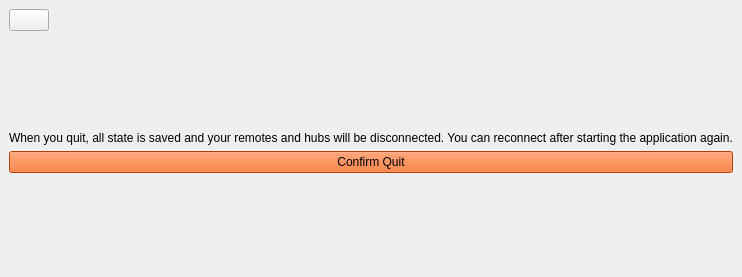
<?xml version="1.0" encoding="UTF-8"?>
<ui version="4.0">
 <class>AgentWindow</class>
 <widget class="QWidget" name="AgentWindow">
  <property name="geometry">
   <rect>
    <x>0</x>
    <y>0</y>
    <width>435</width>
    <height>277</height>
   </rect>
  </property>
  <property name="windowTitle">
   <string>OctoMY™ - Agent</string>
  </property>
  <property name="windowIcon">
   <iconset resource="../../libcore/resources/icons.qrc">
    <normaloff>:/icons/agent.svg</normaloff>:/icons/agent.svg</iconset>
  </property>
  <layout class="QGridLayout" name="gridLayout_3">
   <property name="leftMargin">
    <number>0</number>
   </property>
   <property name="topMargin">
    <number>0</number>
   </property>
   <property name="rightMargin">
    <number>0</number>
   </property>
   <property name="bottomMargin">
    <number>0</number>
   </property>
   <item row="0" column="0">
    <widget class="QStackedWidget" name="stackedWidget">
     <property name="sizePolicy">
      <sizepolicy hsizetype="Expanding" vsizetype="Expanding">
       <horstretch>0</horstretch>
       <verstretch>0</verstretch>
      </sizepolicy>
     </property>
     <property name="currentIndex">
      <number>5</number>
     </property>
     <widget class="QWidget" name="pageDelivery">
      <layout class="QGridLayout" name="gridLayout_5">
       <property name="leftMargin">
        <number>0</number>
       </property>
       <property name="topMargin">
        <number>0</number>
       </property>
       <property name="rightMargin">
        <number>0</number>
       </property>
       <property name="bottomMargin">
        <number>0</number>
       </property>
       <property name="spacing">
        <number>0</number>
       </property>
       <item row="0" column="0">
        <widget class="AgentDeliveryWizard" name="widgetDelivery" native="true"/>
       </item>
      </layout>
     </widget>
     <widget class="QWidget" name="pagePairing">
      <layout class="QVBoxLayout" name="verticalLayout_4">
       <item>
        <layout class="QHBoxLayout" name="horizontalLayout_2">
         <item>
          <widget class="QPushButton" name="pushButtonBack_3">
           <property name="text">
            <string/>
           </property>
           <property name="icon">
            <iconset resource="../../libcore/resources/icons.qrc">
             <normaloff>:/icons/arrow_left.svg</normaloff>:/icons/arrow_left.svg</iconset>
           </property>
          </widget>
         </item>
         <item>
          <spacer name="horizontalSpacer_4">
           <property name="orientation">
            <enum>Qt::Horizontal</enum>
           </property>
           <property name="sizeHint" stdset="0">
            <size>
             <width>40</width>
             <height>20</height>
            </size>
           </property>
          </spacer>
         </item>
        </layout>
       </item>
       <item>
        <widget class="PairingWizard" name="widgetPairing" native="true">
         <property name="sizePolicy">
          <sizepolicy hsizetype="Minimum" vsizetype="Expanding">
           <horstretch>0</horstretch>
           <verstretch>0</verstretch>
          </sizepolicy>
         </property>
        </widget>
       </item>
      </layout>
     </widget>
     <widget class="QWidget" name="pageHardware">
      <layout class="QVBoxLayout" name="verticalLayout_10">
       <item>
        <layout class="QHBoxLayout" name="horizontalLayout_5">
         <item>
          <widget class="QPushButton" name="pushButtonBack_6">
           <property name="text">
            <string/>
           </property>
           <property name="icon">
            <iconset resource="../../libcore/resources/icons.qrc">
             <normaloff>:/icons/arrow_left.svg</normaloff>:/icons/arrow_left.svg</iconset>
           </property>
          </widget>
         </item>
         <item>
          <spacer name="horizontalSpacer_7">
           <property name="orientation">
            <enum>Qt::Horizontal</enum>
           </property>
           <property name="sizeHint" stdset="0">
            <size>
             <width>40</width>
             <height>20</height>
            </size>
           </property>
          </spacer>
         </item>
        </layout>
       </item>
       <item>
        <widget class="HardwareWizard" name="widgetHardware" native="true">
         <property name="sizePolicy">
          <sizepolicy hsizetype="Expanding" vsizetype="Expanding">
           <horstretch>0</horstretch>
           <verstretch>0</verstretch>
          </sizepolicy>
         </property>
        </widget>
       </item>
      </layout>
     </widget>
     <widget class="QWidget" name="pageRunning">
      <layout class="QGridLayout" name="gridLayout_2">
       <property name="leftMargin">
        <number>0</number>
       </property>
       <property name="topMargin">
        <number>0</number>
       </property>
       <property name="rightMargin">
        <number>0</number>
       </property>
       <property name="bottomMargin">
        <number>0</number>
       </property>
       <property name="spacing">
        <number>0</number>
       </property>
       <item row="0" column="0">
        <widget class="QWidget" name="widget" native="true">
         <layout class="QVBoxLayout" name="verticalLayout_5">
          <item>
           <widget class="QWidget" name="widgetHamburgerMenu" native="true">
            <property name="contextMenuPolicy">
             <enum>Qt::ActionsContextMenu</enum>
            </property>
            <layout class="QVBoxLayout" name="verticalLayout_7">
             <property name="spacing">
              <number>0</number>
             </property>
             <property name="leftMargin">
              <number>0</number>
             </property>
             <property name="topMargin">
              <number>0</number>
             </property>
             <property name="rightMargin">
              <number>0</number>
             </property>
             <property name="bottomMargin">
              <number>0</number>
             </property>
             <item>
              <layout class="QHBoxLayout" name="horizontalLayout">
               <item>
                <spacer name="horizontalSpacer_2">
                 <property name="orientation">
                  <enum>Qt::Horizontal</enum>
                 </property>
                 <property name="sizeHint" stdset="0">
                  <size>
                   <width>40</width>
                   <height>20</height>
                  </size>
                 </property>
                </spacer>
               </item>
               <item>
                <widget class="QPushButton" name="pushButtonMenu">
                 <property name="text">
                  <string/>
                 </property>
                 <property name="icon">
                  <iconset resource="../../libcore/resources/icons.qrc">
                   <normaloff>:/icons/menu.svg</normaloff>:/icons/menu.svg</iconset>
                 </property>
                </widget>
               </item>
              </layout>
             </item>
            </layout>
           </widget>
          </item>
          <item>
           <widget class="QStackedWidget" name="stackedWidgetFaceOrConfig">
            <property name="currentIndex">
             <number>1</number>
            </property>
            <widget class="QWidget" name="pageFace">
             <layout class="QGridLayout" name="gridLayout_7">
              <item row="0" column="0">
               <widget class="FaceWidget" name="widgetFace" native="true">
                <property name="sizePolicy">
                 <sizepolicy hsizetype="Minimum" vsizetype="Expanding">
                  <horstretch>0</horstretch>
                  <verstretch>0</verstretch>
                 </sizepolicy>
                </property>
                <property name="minimumSize">
                 <size>
                  <width>0</width>
                  <height>0</height>
                 </size>
                </property>
               </widget>
              </item>
             </layout>
            </widget>
            <widget class="QWidget" name="pageConfig">
             <layout class="QGridLayout" name="gridLayout_8">
              <item row="1" column="1">
               <widget class="LightWidget" name="widgetDeliveryStatus" native="true">
                <property name="sizePolicy">
                 <sizepolicy hsizetype="Minimum" vsizetype="Minimum">
                  <horstretch>0</horstretch>
                  <verstretch>0</verstretch>
                 </sizepolicy>
                </property>
                <property name="minimumSize">
                 <size>
                  <width>30</width>
                  <height>30</height>
                 </size>
                </property>
               </widget>
              </item>
              <item row="2" column="0">
               <spacer name="horizontalSpacer_8">
                <property name="orientation">
                 <enum>Qt::Horizontal</enum>
                </property>
                <property name="sizeHint" stdset="0">
                 <size>
                  <width>40</width>
                  <height>20</height>
                 </size>
                </property>
               </spacer>
              </item>
              <item row="2" column="1">
               <widget class="LightWidget" name="widgetHardwareStatus" native="true">
                <property name="sizePolicy">
                 <sizepolicy hsizetype="Minimum" vsizetype="Minimum">
                  <horstretch>0</horstretch>
                  <verstretch>0</verstretch>
                 </sizepolicy>
                </property>
                <property name="minimumSize">
                 <size>
                  <width>30</width>
                  <height>30</height>
                 </size>
                </property>
               </widget>
              </item>
              <item row="2" column="2">
               <widget class="QPushButton" name="pushButtonConfigureHardware">
                <property name="toolTip">
                 <string>Configure controller, actuators and motor lobes of this Agent.</string>
                </property>
                <property name="text">
                 <string>Configure Hardware</string>
                </property>
               </widget>
              </item>
              <item row="2" column="3">
               <spacer name="horizontalSpacer_9">
                <property name="orientation">
                 <enum>Qt::Horizontal</enum>
                </property>
                <property name="sizeHint" stdset="0">
                 <size>
                  <width>40</width>
                  <height>20</height>
                 </size>
                </property>
               </spacer>
              </item>
              <item row="3" column="1">
               <widget class="LightWidget" name="widgetPairStatus" native="true">
                <property name="sizePolicy">
                 <sizepolicy hsizetype="Minimum" vsizetype="Minimum">
                  <horstretch>0</horstretch>
                  <verstretch>0</verstretch>
                 </sizepolicy>
                </property>
                <property name="minimumSize">
                 <size>
                  <width>30</width>
                  <height>30</height>
                 </size>
                </property>
               </widget>
              </item>
              <item row="3" column="2">
               <widget class="QPushButton" name="pushButtonPairWithControls">
                <property name="toolTip">
                 <string>Connect this Agent with controls.</string>
                </property>
                <property name="text">
                 <string>Pair with Controls</string>
                </property>
               </widget>
              </item>
              <item row="4" column="2">
               <widget class="QLabel" name="label_2">
                <property name="text">
                 <string/>
                </property>
               </widget>
              </item>
              <item row="5" column="2">
               <widget class="QPushButton" name="pushButtonSkipConfig">
                <property name="toolTip">
                 <string>Skip any remaining configuration for now. You can start configuration from the main menu, or from this screen next time Agent launches.</string>
                </property>
                <property name="text">
                 <string>Skip</string>
                </property>
               </widget>
              </item>
              <item row="6" column="2">
               <spacer name="verticalSpacer">
                <property name="orientation">
                 <enum>Qt::Vertical</enum>
                </property>
                <property name="sizeHint" stdset="0">
                 <size>
                  <width>20</width>
                  <height>40</height>
                 </size>
                </property>
               </spacer>
              </item>
              <item row="1" column="2">
               <widget class="QPushButton" name="pushButtonDeliver">
                <property name="enabled">
                 <bool>false</bool>
                </property>
                <property name="toolTip">
                 <string>Generate an ID and set a name for this Agent.</string>
                </property>
                <property name="text">
                 <string>Deliver</string>
                </property>
               </widget>
              </item>
              <item row="0" column="0" colspan="4">
               <widget class="QLabel" name="label">
                <property name="sizePolicy">
                 <sizepolicy hsizetype="Expanding" vsizetype="Expanding">
                  <horstretch>0</horstretch>
                  <verstretch>0</verstretch>
                 </sizepolicy>
                </property>
                <property name="text">
                 <string>&lt;h1&gt;Some configuration remains!&lt;/h1&gt;
</string>
                </property>
                <property name="alignment">
                 <set>Qt::AlignCenter</set>
                </property>
               </widget>
              </item>
             </layout>
            </widget>
           </widget>
          </item>
          <item>
           <widget class="IdenticonWidget" name="widgetIdenticon" native="true">
            <property name="sizePolicy">
             <sizepolicy hsizetype="Minimum" vsizetype="Minimum">
              <horstretch>0</horstretch>
              <verstretch>0</verstretch>
             </sizepolicy>
            </property>
            <property name="minimumSize">
             <size>
              <width>200</width>
              <height>0</height>
             </size>
            </property>
            <layout class="QVBoxLayout" name="verticalLayout_2">
             <property name="spacing">
              <number>0</number>
             </property>
             <property name="leftMargin">
              <number>0</number>
             </property>
             <property name="topMargin">
              <number>0</number>
             </property>
             <property name="rightMargin">
              <number>0</number>
             </property>
             <property name="bottomMargin">
              <number>0</number>
             </property>
            </layout>
           </widget>
          </item>
         </layout>
        </widget>
       </item>
      </layout>
     </widget>
     <widget class="QWidget" name="pagePlan">
      <layout class="QVBoxLayout" name="verticalLayout_9">
       <item>
        <layout class="QHBoxLayout" name="horizontalLayout_4">
         <item>
          <widget class="QPushButton" name="pushButtonBack_5">
           <property name="text">
            <string/>
           </property>
           <property name="icon">
            <iconset resource="../../libcore/resources/icons.qrc">
             <normaloff>:/icons/arrow_left.svg</normaloff>:/icons/arrow_left.svg</iconset>
           </property>
          </widget>
         </item>
         <item>
          <spacer name="horizontalSpacer_6">
           <property name="orientation">
            <enum>Qt::Horizontal</enum>
           </property>
           <property name="sizeHint" stdset="0">
            <size>
             <width>40</width>
             <height>20</height>
            </size>
           </property>
          </spacer>
         </item>
        </layout>
       </item>
       <item>
        <widget class="PlanEditor" name="widgetPlanEditor" native="true">
         <property name="sizePolicy">
          <sizepolicy hsizetype="Minimum" vsizetype="Expanding">
           <horstretch>0</horstretch>
           <verstretch>0</verstretch>
          </sizepolicy>
         </property>
        </widget>
       </item>
      </layout>
     </widget>
     <widget class="QWidget" name="pageConfirmQuit">
      <layout class="QVBoxLayout" name="verticalLayout_3">
       <item>
        <layout class="QHBoxLayout" name="horizontalLayout_3">
         <item>
          <widget class="QPushButton" name="pushButtonBack_4">
           <property name="text">
            <string/>
           </property>
           <property name="icon">
            <iconset resource="../../libcore/resources/icons.qrc">
             <normaloff>:/icons/arrow_left.svg</normaloff>:/icons/arrow_left.svg</iconset>
           </property>
          </widget>
         </item>
         <item>
          <spacer name="horizontalSpacer_5">
           <property name="orientation">
            <enum>Qt::Horizontal</enum>
           </property>
           <property name="sizeHint" stdset="0">
            <size>
             <width>40</width>
             <height>20</height>
            </size>
           </property>
          </spacer>
         </item>
        </layout>
       </item>
       <item>
        <spacer name="verticalSpacer_3">
         <property name="orientation">
          <enum>Qt::Vertical</enum>
         </property>
         <property name="sizeHint" stdset="0">
          <size>
           <width>20</width>
           <height>256</height>
          </size>
         </property>
        </spacer>
       </item>
       <item>
        <widget class="QLabel" name="label_4">
         <property name="text">
          <string>When you quit, all state is saved and your remotes and hubs will be disconnected. You can reconnect after starting the application again.</string>
         </property>
        </widget>
       </item>
       <item>
        <spacer name="verticalSpacer_6">
         <property name="orientation">
          <enum>Qt::Vertical</enum>
         </property>
         <property name="sizeHint" stdset="0">
          <size>
           <width>20</width>
           <height>18</height>
          </size>
         </property>
        </spacer>
       </item>
       <item>
        <widget class="QPushButton" name="pushButtonConfirmQuit">
         <property name="palette">
          <palette>
           <active>
            <colorrole role="WindowText">
             <brush brushstyle="SolidPattern">
              <color alpha="255">
               <red>0</red>
               <green>0</green>
               <blue>0</blue>
              </color>
             </brush>
            </colorrole>
            <colorrole role="Button">
             <brush brushstyle="SolidPattern">
              <color alpha="255">
               <red>255</red>
               <green>86</green>
               <blue>0</blue>
              </color>
             </brush>
            </colorrole>
            <colorrole role="Light">
             <brush brushstyle="SolidPattern">
              <color alpha="255">
               <red>255</red>
               <green>171</green>
               <blue>127</blue>
              </color>
             </brush>
            </colorrole>
            <colorrole role="Midlight">
             <brush brushstyle="SolidPattern">
              <color alpha="255">
               <red>255</red>
               <green>128</green>
               <blue>63</blue>
              </color>
             </brush>
            </colorrole>
            <colorrole role="Dark">
             <brush brushstyle="SolidPattern">
              <color alpha="255">
               <red>127</red>
               <green>43</green>
               <blue>0</blue>
              </color>
             </brush>
            </colorrole>
            <colorrole role="Mid">
             <brush brushstyle="SolidPattern">
              <color alpha="255">
               <red>170</red>
               <green>57</green>
               <blue>0</blue>
              </color>
             </brush>
            </colorrole>
            <colorrole role="Text">
             <brush brushstyle="SolidPattern">
              <color alpha="255">
               <red>0</red>
               <green>0</green>
               <blue>0</blue>
              </color>
             </brush>
            </colorrole>
            <colorrole role="BrightText">
             <brush brushstyle="SolidPattern">
              <color alpha="255">
               <red>255</red>
               <green>255</green>
               <blue>255</blue>
              </color>
             </brush>
            </colorrole>
            <colorrole role="ButtonText">
             <brush brushstyle="SolidPattern">
              <color alpha="255">
               <red>0</red>
               <green>0</green>
               <blue>0</blue>
              </color>
             </brush>
            </colorrole>
            <colorrole role="Base">
             <brush brushstyle="SolidPattern">
              <color alpha="255">
               <red>255</red>
               <green>255</green>
               <blue>255</blue>
              </color>
             </brush>
            </colorrole>
            <colorrole role="Window">
             <brush brushstyle="SolidPattern">
              <color alpha="255">
               <red>255</red>
               <green>86</green>
               <blue>0</blue>
              </color>
             </brush>
            </colorrole>
            <colorrole role="Shadow">
             <brush brushstyle="SolidPattern">
              <color alpha="255">
               <red>0</red>
               <green>0</green>
               <blue>0</blue>
              </color>
             </brush>
            </colorrole>
            <colorrole role="AlternateBase">
             <brush brushstyle="SolidPattern">
              <color alpha="255">
               <red>255</red>
               <green>170</green>
               <blue>127</blue>
              </color>
             </brush>
            </colorrole>
            <colorrole role="ToolTipBase">
             <brush brushstyle="SolidPattern">
              <color alpha="255">
               <red>255</red>
               <green>255</green>
               <blue>220</blue>
              </color>
             </brush>
            </colorrole>
            <colorrole role="ToolTipText">
             <brush brushstyle="SolidPattern">
              <color alpha="255">
               <red>0</red>
               <green>0</green>
               <blue>0</blue>
              </color>
             </brush>
            </colorrole>
           </active>
           <inactive>
            <colorrole role="WindowText">
             <brush brushstyle="SolidPattern">
              <color alpha="255">
               <red>0</red>
               <green>0</green>
               <blue>0</blue>
              </color>
             </brush>
            </colorrole>
            <colorrole role="Button">
             <brush brushstyle="SolidPattern">
              <color alpha="255">
               <red>255</red>
               <green>86</green>
               <blue>0</blue>
              </color>
             </brush>
            </colorrole>
            <colorrole role="Light">
             <brush brushstyle="SolidPattern">
              <color alpha="255">
               <red>255</red>
               <green>171</green>
               <blue>127</blue>
              </color>
             </brush>
            </colorrole>
            <colorrole role="Midlight">
             <brush brushstyle="SolidPattern">
              <color alpha="255">
               <red>255</red>
               <green>128</green>
               <blue>63</blue>
              </color>
             </brush>
            </colorrole>
            <colorrole role="Dark">
             <brush brushstyle="SolidPattern">
              <color alpha="255">
               <red>127</red>
               <green>43</green>
               <blue>0</blue>
              </color>
             </brush>
            </colorrole>
            <colorrole role="Mid">
             <brush brushstyle="SolidPattern">
              <color alpha="255">
               <red>170</red>
               <green>57</green>
               <blue>0</blue>
              </color>
             </brush>
            </colorrole>
            <colorrole role="Text">
             <brush brushstyle="SolidPattern">
              <color alpha="255">
               <red>0</red>
               <green>0</green>
               <blue>0</blue>
              </color>
             </brush>
            </colorrole>
            <colorrole role="BrightText">
             <brush brushstyle="SolidPattern">
              <color alpha="255">
               <red>255</red>
               <green>255</green>
               <blue>255</blue>
              </color>
             </brush>
            </colorrole>
            <colorrole role="ButtonText">
             <brush brushstyle="SolidPattern">
              <color alpha="255">
               <red>0</red>
               <green>0</green>
               <blue>0</blue>
              </color>
             </brush>
            </colorrole>
            <colorrole role="Base">
             <brush brushstyle="SolidPattern">
              <color alpha="255">
               <red>255</red>
               <green>255</green>
               <blue>255</blue>
              </color>
             </brush>
            </colorrole>
            <colorrole role="Window">
             <brush brushstyle="SolidPattern">
              <color alpha="255">
               <red>255</red>
               <green>86</green>
               <blue>0</blue>
              </color>
             </brush>
            </colorrole>
            <colorrole role="Shadow">
             <brush brushstyle="SolidPattern">
              <color alpha="255">
               <red>0</red>
               <green>0</green>
               <blue>0</blue>
              </color>
             </brush>
            </colorrole>
            <colorrole role="AlternateBase">
             <brush brushstyle="SolidPattern">
              <color alpha="255">
               <red>255</red>
               <green>170</green>
               <blue>127</blue>
              </color>
             </brush>
            </colorrole>
            <colorrole role="ToolTipBase">
             <brush brushstyle="SolidPattern">
              <color alpha="255">
               <red>255</red>
               <green>255</green>
               <blue>220</blue>
              </color>
             </brush>
            </colorrole>
            <colorrole role="ToolTipText">
             <brush brushstyle="SolidPattern">
              <color alpha="255">
               <red>0</red>
               <green>0</green>
               <blue>0</blue>
              </color>
             </brush>
            </colorrole>
           </inactive>
           <disabled>
            <colorrole role="WindowText">
             <brush brushstyle="SolidPattern">
              <color alpha="255">
               <red>127</red>
               <green>43</green>
               <blue>0</blue>
              </color>
             </brush>
            </colorrole>
            <colorrole role="Button">
             <brush brushstyle="SolidPattern">
              <color alpha="255">
               <red>255</red>
               <green>86</green>
               <blue>0</blue>
              </color>
             </brush>
            </colorrole>
            <colorrole role="Light">
             <brush brushstyle="SolidPattern">
              <color alpha="255">
               <red>255</red>
               <green>171</green>
               <blue>127</blue>
              </color>
             </brush>
            </colorrole>
            <colorrole role="Midlight">
             <brush brushstyle="SolidPattern">
              <color alpha="255">
               <red>255</red>
               <green>128</green>
               <blue>63</blue>
              </color>
             </brush>
            </colorrole>
            <colorrole role="Dark">
             <brush brushstyle="SolidPattern">
              <color alpha="255">
               <red>127</red>
               <green>43</green>
               <blue>0</blue>
              </color>
             </brush>
            </colorrole>
            <colorrole role="Mid">
             <brush brushstyle="SolidPattern">
              <color alpha="255">
               <red>170</red>
               <green>57</green>
               <blue>0</blue>
              </color>
             </brush>
            </colorrole>
            <colorrole role="Text">
             <brush brushstyle="SolidPattern">
              <color alpha="255">
               <red>127</red>
               <green>43</green>
               <blue>0</blue>
              </color>
             </brush>
            </colorrole>
            <colorrole role="BrightText">
             <brush brushstyle="SolidPattern">
              <color alpha="255">
               <red>255</red>
               <green>255</green>
               <blue>255</blue>
              </color>
             </brush>
            </colorrole>
            <colorrole role="ButtonText">
             <brush brushstyle="SolidPattern">
              <color alpha="255">
               <red>127</red>
               <green>43</green>
               <blue>0</blue>
              </color>
             </brush>
            </colorrole>
            <colorrole role="Base">
             <brush brushstyle="SolidPattern">
              <color alpha="255">
               <red>255</red>
               <green>86</green>
               <blue>0</blue>
              </color>
             </brush>
            </colorrole>
            <colorrole role="Window">
             <brush brushstyle="SolidPattern">
              <color alpha="255">
               <red>255</red>
               <green>86</green>
               <blue>0</blue>
              </color>
             </brush>
            </colorrole>
            <colorrole role="Shadow">
             <brush brushstyle="SolidPattern">
              <color alpha="255">
               <red>0</red>
               <green>0</green>
               <blue>0</blue>
              </color>
             </brush>
            </colorrole>
            <colorrole role="AlternateBase">
             <brush brushstyle="SolidPattern">
              <color alpha="255">
               <red>255</red>
               <green>86</green>
               <blue>0</blue>
              </color>
             </brush>
            </colorrole>
            <colorrole role="ToolTipBase">
             <brush brushstyle="SolidPattern">
              <color alpha="255">
               <red>255</red>
               <green>255</green>
               <blue>220</blue>
              </color>
             </brush>
            </colorrole>
            <colorrole role="ToolTipText">
             <brush brushstyle="SolidPattern">
              <color alpha="255">
               <red>0</red>
               <green>0</green>
               <blue>0</blue>
              </color>
             </brush>
            </colorrole>
           </disabled>
          </palette>
         </property>
         <property name="text">
          <string>Confirm Quit</string>
         </property>
         <property name="default">
          <bool>false</bool>
         </property>
         <property name="flat">
          <bool>false</bool>
         </property>
        </widget>
       </item>
       <item>
        <spacer name="verticalSpacer_2">
         <property name="orientation">
          <enum>Qt::Vertical</enum>
         </property>
         <property name="sizeHint" stdset="0">
          <size>
           <width>20</width>
           <height>256</height>
          </size>
         </property>
        </spacer>
       </item>
      </layout>
     </widget>
     <widget class="QWidget" name="pageTest">
      <layout class="QGridLayout" name="gridLayout_6">
       <item row="0" column="0">
        <widget class="GaitWidget" name="widgetGait" native="true"/>
       </item>
      </layout>
     </widget>
     <widget class="QWidget" name="pageCamera">
      <layout class="QGridLayout" name="gridLayout">
       <property name="leftMargin">
        <number>0</number>
       </property>
       <property name="topMargin">
        <number>0</number>
       </property>
       <property name="rightMargin">
        <number>0</number>
       </property>
       <property name="bottomMargin">
        <number>0</number>
       </property>
       <property name="spacing">
        <number>0</number>
       </property>
       <item row="0" column="1">
        <spacer name="horizontalSpacer">
         <property name="orientation">
          <enum>Qt::Horizontal</enum>
         </property>
         <property name="sizeHint" stdset="0">
          <size>
           <width>40</width>
           <height>20</height>
          </size>
         </property>
        </spacer>
       </item>
       <item row="1" column="0" colspan="2">
        <widget class="Camera" name="widgetCamera" native="true"/>
       </item>
       <item row="0" column="0">
        <widget class="QPushButton" name="pushButtonBack">
         <property name="text">
          <string/>
         </property>
         <property name="icon">
          <iconset resource="../../libcore/resources/icons.qrc">
           <normaloff>:/icons/arrow_left.svg</normaloff>:/icons/arrow_left.svg</iconset>
         </property>
        </widget>
       </item>
      </layout>
     </widget>
     <widget class="QWidget" name="pageBirthCertificate">
      <layout class="QGridLayout" name="gridLayout_4">
       <item row="0" column="0">
        <widget class="QPushButton" name="pushButtonBack_2">
         <property name="text">
          <string/>
         </property>
         <property name="icon">
          <iconset resource="../../libcore/resources/icons.qrc">
           <normaloff>:/icons/arrow_left.svg</normaloff>:/icons/arrow_left.svg</iconset>
         </property>
        </widget>
       </item>
       <item row="0" column="1">
        <spacer name="horizontalSpacer_3">
         <property name="orientation">
          <enum>Qt::Horizontal</enum>
         </property>
         <property name="sizeHint" stdset="0">
          <size>
           <width>590</width>
           <height>20</height>
          </size>
         </property>
        </spacer>
       </item>
       <item row="1" column="0" colspan="2">
        <widget class="PortableIDWidget" name="widgetBirthCertificate" native="true"/>
       </item>
      </layout>
     </widget>
     <widget class="QWidget" name="pageQuitting">
      <layout class="QVBoxLayout" name="verticalLayout">
       <item>
        <spacer name="verticalSpacer_5">
         <property name="orientation">
          <enum>Qt::Vertical</enum>
         </property>
         <property name="sizeHint" stdset="0">
          <size>
           <width>20</width>
           <height>112</height>
          </size>
         </property>
        </spacer>
       </item>
       <item>
        <widget class="QLabel" name="label_3">
         <property name="text">
          <string>Application is terminating...</string>
         </property>
         <property name="alignment">
          <set>Qt::AlignCenter</set>
         </property>
        </widget>
       </item>
       <item>
        <spacer name="verticalSpacer_4">
         <property name="orientation">
          <enum>Qt::Vertical</enum>
         </property>
         <property name="sizeHint" stdset="0">
          <size>
           <width>20</width>
           <height>111</height>
          </size>
         </property>
        </spacer>
       </item>
      </layout>
     </widget>
    </widget>
   </item>
  </layout>
 </widget>
 <customwidgets>
  <customwidget>
   <class>PlanEditor</class>
   <extends>QWidget</extends>
   <header location="global">widgets/planedit/PlanEditor.hpp</header>
   <container>1</container>
  </customwidget>
  <customwidget>
   <class>PairingWizard</class>
   <extends>QWidget</extends>
   <header location="global">widgets/PairingWizard.hpp</header>
   <container>1</container>
  </customwidget>
  <customwidget>
   <class>PortableIDWidget</class>
   <extends>QWidget</extends>
   <header location="global">widgets/PortableIDWidget.hpp</header>
   <container>1</container>
  </customwidget>
  <customwidget>
   <class>GaitWidget</class>
   <extends>QWidget</extends>
   <header location="global">gait/GaitWidget.hpp</header>
   <container>1</container>
  </customwidget>
  <customwidget>
   <class>IdenticonWidget</class>
   <extends>QWidget</extends>
   <header location="global">widgets/IdenticonWidget.hpp</header>
   <container>1</container>
  </customwidget>
  <customwidget>
   <class>Camera</class>
   <extends>QWidget</extends>
   <header location="global">camera/Camera.hpp</header>
   <container>1</container>
  </customwidget>
  <customwidget>
   <class>FaceWidget</class>
   <extends>QWidget</extends>
   <header location="global">widgets/FaceWidget.hpp</header>
   <container>1</container>
  </customwidget>
  <customwidget>
   <class>LightWidget</class>
   <extends>QWidget</extends>
   <header location="global">widgets/LightWidget.hpp</header>
   <container>1</container>
  </customwidget>
  <customwidget>
   <class>AgentDeliveryWizard</class>
   <extends>QWidget</extends>
   <header location="global">widgets/AgentDeliveryWizard.hpp</header>
   <container>1</container>
  </customwidget>
  <customwidget>
   <class>HardwareWizard</class>
   <extends>QWidget</extends>
   <header location="global">widgets/HardwareWizard.hpp</header>
   <container>1</container>
  </customwidget>
 </customwidgets>
 <resources>
  <include location="../../libcore/resources/icons.qrc"/>
  <include location="../../libcore/resources/icons.qrc"/>
 </resources>
 <connections/>
</ui>
